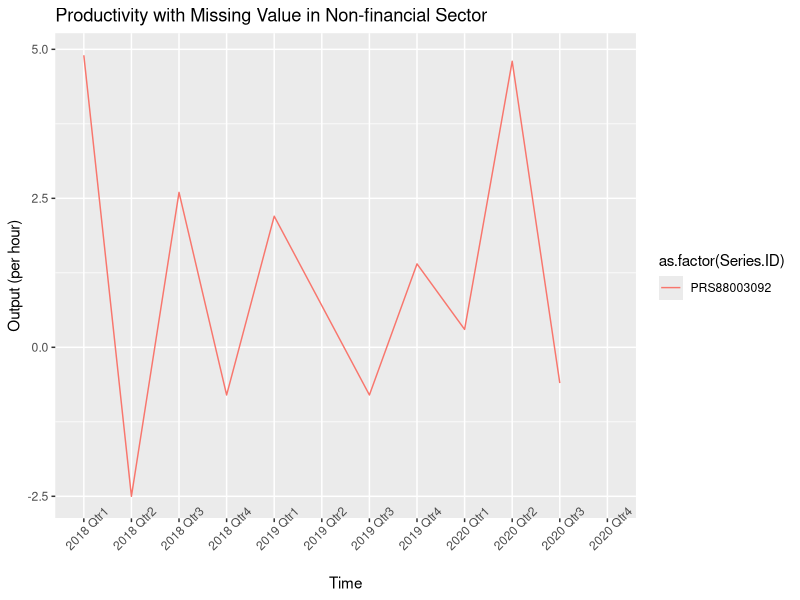

R code for this plot:
## ---- chunk 1
library(tidyverse)
non_financial_corporations_pro <- read.csv("data/non_financial_corporations_productivity.csv", header=T,stringsAsFactors = F)
tail(non_financial_corporations_pro,4)
newrow <- data.frame(Series.ID="PRS88003092",
                     Year=2020,
                     Period="Q04",
                     Label="2020 Qtr4",
                     Value=NA)
non_financial_corporations_pro <- rbind(non_financial_corporations_pro, newrow)
tail(non_financial_corporations_pro,4)

# Plot with missing value
ggplot(data = non_financial_corporations_pro, aes(x = Label, y = Value,group=as.factor(Series.ID),color=as.factor(Series.ID))) + 
  geom_line() + 
  #ylim(-1,5)+
  theme(axis.text.x=element_text(angle = 45)) +
  ggtitle("Productivity with Missing Value in Non-financial Sector") +
  xlab("Time") + ylab("Output (per hour)")
